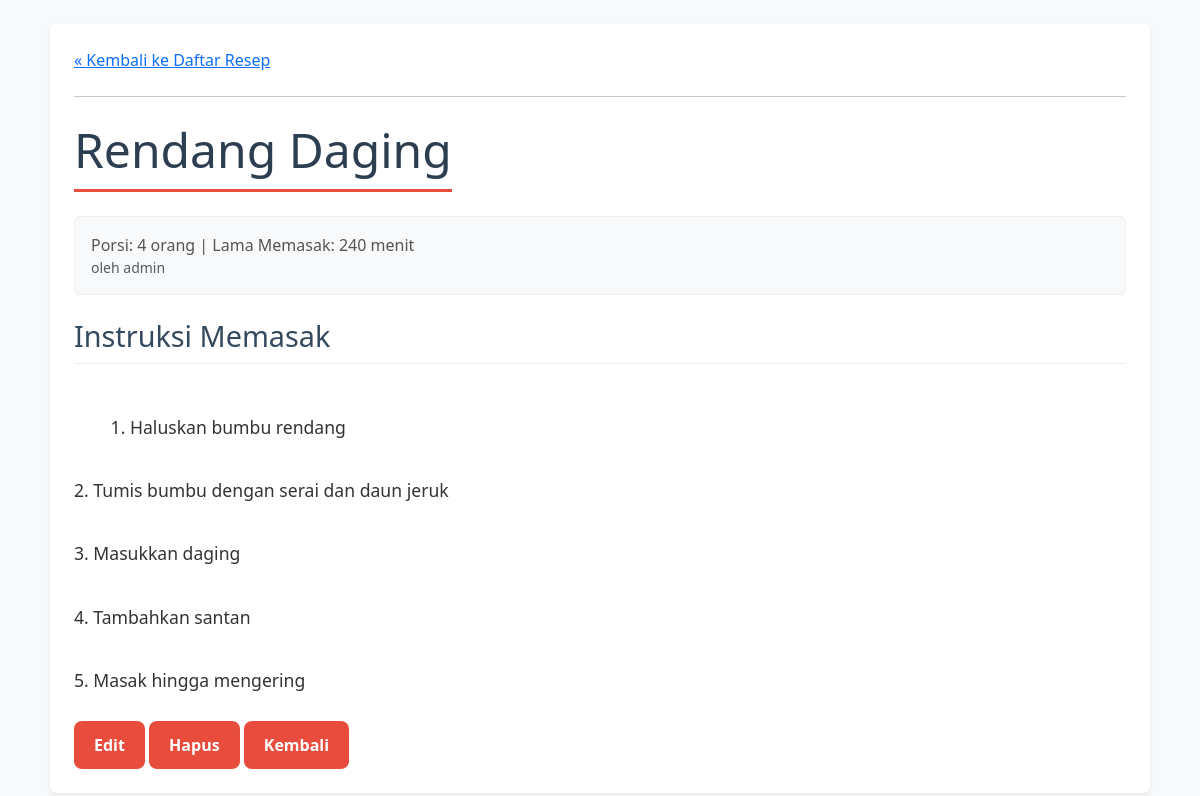
The app's page /detail.php?id=4 with its own data.
### tables this page shows
CREATE TABLE `recipes` (
  `recipe_id` int(11) NOT NULL,
  `user_id` int(11) NOT NULL,
  `judul_resep` varchar(255) NOT NULL,
  `instruksi_memasak` text NOT NULL,
  `porsi` int(11) DEFAULT NULL,
  `lama_memasak_menit` int(11) DEFAULT NULL,
  `created_at` timestamp NOT NULL DEFAULT current_timestamp()
);

### detail.php (the view, shortened to what this page needs)
<?php
include 'koneksi.php';
$id = (int)$_GET['id'];
$sql = "SELECT r.*, IFNULL(u.username, 'Anon') AS author FROM recipes r LEFT JOIN users u ON r.user_id = u.user_id WHERE r.recipe_id = ? LIMIT 1";
$stmt = $conn->prepare($sql);
$stmt->bind_param('i', $id);
$stmt->execute();
$res = $stmt->get_result();
$recipe = $res->fetch_assoc();
?>
<!DOCTYPE html>
<html lang="id">
<head>
    <link href="https://cdn.jsdelivr.net/npm/bootstrap@5.3.3/dist/css/bootstrap.min.css" rel="stylesheet">
    <link rel="stylesheet" href="css/style.css">
</head>
<body>
<div class="container my-4 p-4 bg-white rounded shadow-sm">
    <a href="index.php">&laquo; Kembali ke Daftar Resep</a>
    <hr class="my-4">
    <h1 class="display-5"><?php echo htmlspecialchars($recipe['judul_resep']); ?></h1>
    <div class="p-3 my-3 bg-body-tertiary rounded recipe-meta">
        Porsi: <?php echo (int)$recipe['porsi']; ?> orang | Lama Memasak: <?php echo (int)$recipe['lama_memasak_menit']; ?> menit
        <div class="text-muted small">oleh <?php echo htmlspecialchars($recipe['author']); ?></div>
    </div>
    <h2 class="mt-4">Instruksi Memasak</h2>
    <div class="mt-3 instructions">
        <?php echo nl2br(htmlspecialchars($recipe['instruksi_memasak'])); ?>
    </div>
    <div class="mt-4">
        <a href="edit.php?id=<?php echo $recipe['recipe_id']; ?>" class="btn btn-warning">Edit</a>
        <a href="hapus.php?id=<?php echo $recipe['recipe_id']; ?>" class="btn btn-danger" onclick="return confirm('Yakin ingin menghapus resep ini?');">Hapus</a>
        <a href="index.php" class="btn btn-secondary">Kembali</a>
    </div>
</div>
</body>
</html>

### css/style.css (style rules this page uses)
body { font-family: 'Segoe UI', 'Helvetica Neue', Arial, sans-serif; background-color: #f8f9fa; margin: 0; color: #333; }
.container { max-width: 1100px; margin: 30px auto; padding: 20px 30px; background-color: #ffffff; border-radius: 12px; box-shadow: 0 8px 25px rgba(0, 0, 0, 0.07); }
h1 { font-size: 2.5rem; color: #2c3e50; border-bottom: 3px solid #e74c3c; padding-bottom: 10px; display: inline-block; }
h2 { font-size: 1.8rem; color: #34495e; margin-top: 40px; border-bottom: 1px solid #eee; padding-bottom: 10px; }
.btn { display: inline-block; padding: 12px 20px; font-size: 1rem; font-weight: bold; color: #fff; background-color: #e74c3c; border: none; border-radius: 8px; text-decoration: none; transition: background-color 0.2s, transform 0.2s; }
.recipe-meta { font-size: 1rem; color: #555; background-color: #f9f9f9; border: 1px solid #eee; padding: 20px; border-radius: 8px; }
.instructions { line-height: 1.8; font-size: 1.1rem; white-space: pre-wrap; }

### records on screen
recipes: judul_resep "Rendang Daging", porsi "4", lama_memasak_menit "240", instruksi_memasak "1. Haluskan bumbu rendang 2. Tumis bumbu dengan serai dan daun jeruk 3. Masukkan daging 4. Tambahkan santan 5. Masak hingga mengering"

### other values on screen
$recipe['author'] "admin"
